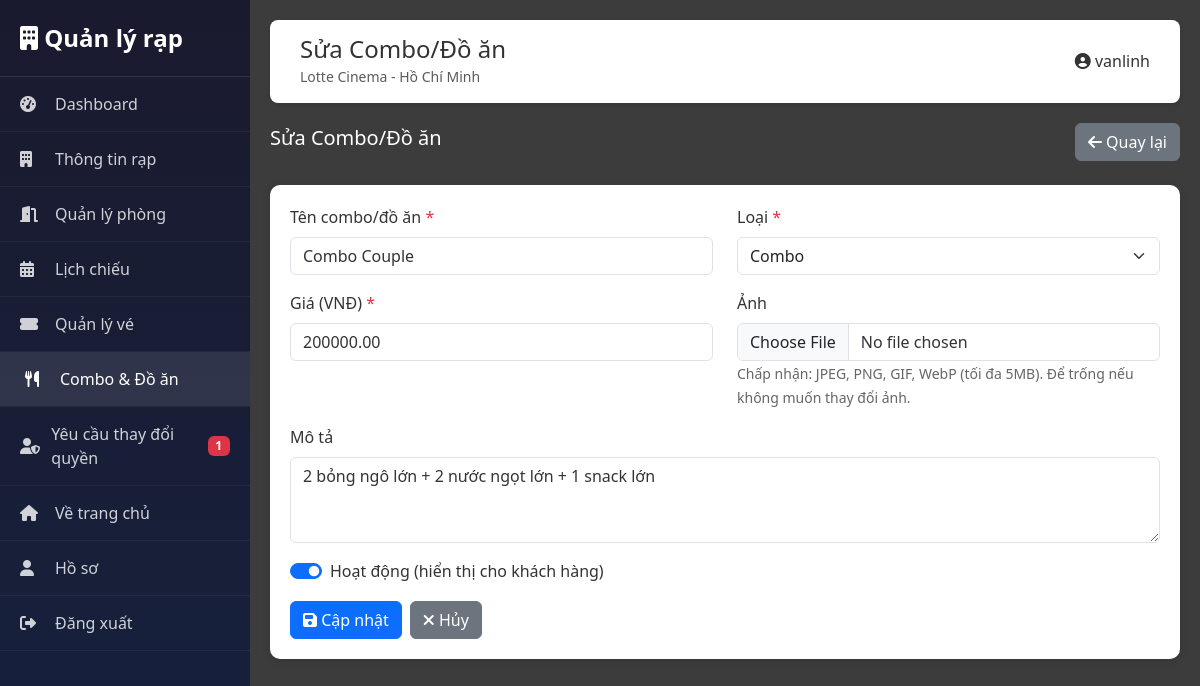
Page /?route=moderator/foodItemsEdit&id=18 (signed in) on the committed database.
### tables this page shows
CREATE TABLE `theaters` (
  `id` int(11) NOT NULL,
  `name` varchar(150) NOT NULL,
  `location` varchar(255) DEFAULT NULL,
  `phone` varchar(20) DEFAULT NULL,
  `created_at` timestamp NOT NULL DEFAULT current_timestamp(),
  `total_screens` int(11) DEFAULT 1,
  `address` text DEFAULT NULL,
  `is_active` tinyint(1) DEFAULT 1
);

CREATE TABLE `users` (
  `id` int(11) NOT NULL,
  `name` varchar(100) NOT NULL,
  `email` varchar(120) NOT NULL,
  `password` varchar(255) NOT NULL,
  `avatar` varchar(255) DEFAULT NULL,
  `birthdate` date DEFAULT NULL,
  `rank` enum('Bronze','Silver','Gold','Platinum') DEFAULT 'Bronze',
  `points` int(11) DEFAULT 0,
  `subscription_id` int(11) DEFAULT NULL,
  `status` enum('active','inactive','banned') DEFAULT 'active',
  `email_verified` tinyint(1) DEFAULT 0,
  `created_at` timestamp NOT NULL DEFAULT current_timestamp(),
  `updated_at` timestamp NOT NULL DEFAULT current_timestamp() ON UPDATE current_timestamp(),
  `role` enum('user','admin','moderator','manager') DEFAULT 'user',
  `theater_id` int(11) DEFAULT NULL,
  `is_active` tinyint(1) DEFAULT 1,
  `last_login` datetime DEFAULT NULL
);

CREATE TABLE `food_items` (
  `id` int(11) NOT NULL,
  `theater_id` int(11) DEFAULT NULL,
  `name` varchar(255) NOT NULL,
  `description` text DEFAULT NULL,
  `price` decimal(10,2) NOT NULL,
  `image` varchar(255) DEFAULT NULL,
  `type` enum('combo','snack','drink') DEFAULT 'combo',
  `is_active` tinyint(1) DEFAULT 1,
  `created_at` timestamp NOT NULL DEFAULT current_timestamp()
);

### modules/admin/ModeratorController.php (called while the page is built, shortened)
<?php
require_once __DIR__ . '/../../core/AdminMiddleware.php';
require_once __DIR__ . '/../../core/Database.php';
class ModeratorController extends Controller {
    private $theaterId;
    public function __construct() {
        $user = AdminMiddleware::checkAdmin();
        $this->theaterId = AdminMiddleware::getModeratorTheater($user['id']);
    }
    protected function moderatorView($view, $data = []) {
        extract($data);
        $current_page = $data['current_page'] ?? '';
        $title = $data['title'] ?? 'Quản lý rạp';
        $user = $data['user'] ?? AdminMiddleware::checkAdmin();
        $theaterId = $this->theaterId;
        $db = Database::getInstance();
        $theater = $db->fetch("SELECT * FROM theaters WHERE id = ?", [$theaterId]);
        require_once __DIR__ . '/views/moderator/' . $view . '.php';
        $content = ob_get_clean();
        require_once __DIR__ . '/views/moderator/layout.php';
    }
    public function foodItemsEdit() {
        $db = Database::getInstance();
        $user = AdminMiddleware::checkAdmin();
        $id = $_GET['id'] ?? null;
        $foodItem = $db->fetch("SELECT * FROM food_items WHERE id = ? AND theater_id = ?", [$id, $this->theaterId]);
        $this->moderatorView('food_items/edit', [
            'user' => $user,
            'foodItem' => $foodItem,
            'title' => 'Sửa Combo/Đồ ăn',
            'current_page' => 'food_items'
        ]);
    }
}

### index.php (called while the page is built, shortened)
<?php
require_once __DIR__ . '/core/UrlHelper.php';
$route = $_GET['route'] ?? 'home/index';
$parts = explode('/', $route);
$controllerMap = [
    'auth' => 'AuthController',
    'profile' => 'ProfileController',
    'moderator' => 'ModeratorController',
    'notifications' => 'NotificationController'
];
$firstPart = $parts[0];
$controllerName = null;
    if (isset($controllerMap[$firstPart])) {
    $controllerName = $controllerMap[$firstPart];
} else {
    $controllerName = ucfirst($firstPart) . 'Controller';
}
$action = '';
if (count($parts) >= 3) {
    $actionPart = $parts[2];
    $actionPart = str_replace('-', ' ', $actionPart);
    $actionPart = ucwords($actionPart);
    $actionPart = str_replace(' ', '', $actionPart);
    $action = $parts[1] . $actionPart;
} else {
    $action = $parts[1] ?? 'index';
}
try {
    $controller = new $controllerName();
    $controller->$action();
} catch (Exception $e) {
    error_log("Error in routing: " . $e->getMessage());
    error_log("Route: $route, Controller: $controllerName, Action: $action");
    error_log("Stack trace: " . $e->getTraceAsString());
    if ($controllerName !== 'HomeController') {
        $controllerName = 'HomeController';
        $controller = new $controllerName();
        $controller->index();
    } else {
        print_r($e);
        die('Error: Controller not found');
    }
}
?>

### core/Database.php (called while the page is built, shortened)
<?php
class Database {
    private static $instance = null;
    private $pdo;
    private $host = 'localhost';
    private $port = 3306;
    private $dbname = 'cinehub';
    private $username = 'root';
    private $password = '';
    private $charset = 'utf8mb4';
    private function __construct() {
        try {
            $dsn = "mysql:host={$this->host};port={$this->port};dbname={$this->dbname};charset={$this->charset}";
            $this->pdo = new PDO($dsn, $this->username, $this->password);
            $this->pdo->setAttribute(PDO::ATTR_ERRMODE, PDO::ERRMODE_EXCEPTION);
            $this->pdo->setAttribute(PDO::ATTR_DEFAULT_FETCH_MODE, PDO::FETCH_ASSOC);
        } catch(PDOException $e) {
            die("Lỗi kết nối database: " . $e->getMessage() .
                "<br><br>Vui lòng kiểm tra:<br>" .
                "1. MySQL đã được khởi động chưa?<br>" .
                "2. Database '{$this->dbname}' đã được tạo chưa?<br>" .
                "3. Password MySQL có đúng không? (hiện tại: " . ($this->password ?: 'rỗng') . ")<br>" .
                "4. Port MySQL có đúng không? (hiện tại: {$this->port})<br>" .
                "5. Nếu cần thay đổi password hoặc port, sửa file core/Database.php");
        }
    }
    public static function getInstance() {
        if (self::$instance === null) {
            self::$instance = new self();
        }
        return self::$instance;
    }
    public function query($sql, $params = []) {
        $stmt = $this->pdo->prepare($sql);
        $stmt->execute($params);
        return $stmt;
    }
    public function fetch($sql, $params = []) {
        return $this->query($sql, $params)->fetch();
    }
}
?>

### core/AdminMiddleware.php (called while the page is built, shortened)
<?php
require_once __DIR__ . '/Database.php';
require_once __DIR__ . '/../modules/user/UserModel.php';
class AdminMiddleware {
    public static function checkAdmin() {
        $userModel = new UserModel();
        $user = $userModel->getById($_SESSION['user_id']);
        return $user;
    }
    public static function isModerator($userId) {
        $userModel = new UserModel();
        $user = $userModel->getById($userId);
        if (isset($user['role']) && $user['role'] === 'moderator') {
            return true;
        }
    }
}
?>

### modules/user/UserModel.php (called while the page is built, shortened)
<?php
require_once __DIR__ . '/../../core/Database.php';
class UserModel {
    private $db;
    public function __construct() {
        $this->db = Database::getInstance();
    }
    public function getById($id) {
        $user = $this->db->fetch("SELECT * FROM users WHERE id = ?", [$id]);
        if ($user) {
            try {
                $user['roles'] = $this->getUserRoles($id);
            } catch (Exception $e) {
                $user['roles'] = [];
            }
        }
        return $user;
    }
    public function getUserRoles($userId) {
        try {
            return $this->db->fetchAll("
                SELECT r.* FROM roles r
                JOIN user_roles ur ON r.id = ur.role_id
                WHERE ur.user_id = ?
            ", [$userId]);
        } catch (Exception $e) {
            return [];
        }
    }
}
?>

### core/UrlHelper.php (called while the page is built, shortened)
<?php
class UrlHelper {
    private static $baseUrl = null;
    public static function getBaseUrl() {
        $configFile = __DIR__ . '/../config.php';
        if (defined('PUBLIC_BASE_URL') && defined('AUTO_DETECT_PUBLIC_URL') && !AUTO_DETECT_PUBLIC_URL) {
            $appPath = defined('APP_PATH') ? APP_PATH : '/DuAn1';
            if (strpos(PUBLIC_BASE_URL, $appPath) !== false) {
                self::$baseUrl = rtrim(PUBLIC_BASE_URL, '/');
            } else {
                self::$baseUrl = rtrim(PUBLIC_BASE_URL, '/') . $appPath;
            }
            return self::$baseUrl;
        }
        $protocol = (isset($_SERVER['HTTPS']) && $_SERVER['HTTPS'] === 'on' ||
                     (isset($_SERVER['HTTP_X_FORWARDED_PROTO']) && $_SERVER['HTTP_X_FORWARDED_PROTO'] === 'https'))
                    ? "https" : "http";
        $host = $_SERVER['HTTP_HOST'] ?? 'localhost';
        $scriptName = $_SERVER['SCRIPT_NAME'] ?? '/index.php';
        $appPath = dirname($scriptName);
        self::$baseUrl = $protocol . "://" . $host . $appPath;
        return self::$baseUrl;
    }
}

### modules/admin/views/moderator/food_items/edit.php (the view, shortened to what this page needs)
<div class="d-flex justify-content-between align-items-center mb-4">
    <h5>Sửa Combo/Đồ ăn</h5>
    <a href="?route=moderator/foodItems" class="btn btn-secondary">
        <i class="fas fa-arrow-left"></i> Quay lại
    </a>
</div>
<div class="stat-card">
    <form method="POST" action="?route=moderator/foodItemsUpdate" enctype="multipart/form-data">
        <div class="row">
            <div class="col-md-6 mb-3">
                <label for="name" class="form-label">Tên combo/đồ ăn <span class="text-danger">*</span></label>
                <input type="text" class="form-control" id="name" name="name" value="<?php echo htmlspecialchars($foodItem['name']); ?>" required>
            </div>
            <div class="col-md-6 mb-3">
                <label for="type" class="form-label">Loại <span class="text-danger">*</span></label>
                <select class="form-select" id="type" name="type" required>
                    <option value="combo" <?php echo $foodItem['type'] === 'combo' ? 'selected' : ''; ?>>Combo</option>
                </select>
            </div>
            <div class="col-md-6 mb-3">
                <label for="price" class="form-label">Giá (VNĐ) <span class="text-danger">*</span></label>
                <input type="number" class="form-control" id="price" name="price" value="<?php echo $foodItem['price']; ?>" min="0" step="1000" required>
            </div>
            <div class="col-md-6 mb-3">
                <label for="image" class="form-label">Ảnh</label>
                <input type="file" class="form-control" id="image" name="image" accept="image/*">
                <small class="text-muted">Chấp nhận: JPEG, PNG, GIF, WebP (tối đa 5MB). Để trống nếu không muốn thay đổi ảnh.</small>
            </div>
            <div class="col-12 mb-3">
                <label for="description" class="form-label">Mô tả</label>
                <textarea class="form-control" id="description" name="description" rows="3" placeholder="Mô tả chi tiết về combo/đồ ăn..."><?php echo htmlspecialchars($foodItem['description'] ?? ''); ?></textarea>
            </div>
            <div class="col-12 mb-3">
                <div class="form-check form-switch">
                    <input class="form-check-input" type="checkbox" id="is_active" name="is_active" value="1" <?php echo $foodItem['is_active'] ? 'checked' : ''; ?>>
                    <label class="form-check-label" for="is_active">
                        Hoạt động (hiển thị cho khách hàng)
                    </label>
                </div>
            </div>
        </div>
        <div class="d-flex gap-2">
            <button type="submit" class="btn btn-primary">
                <i class="fas fa-save"></i> Cập nhật
            </button>
            <a href="?route=moderator/foodItems" class="btn btn-secondary">
                <i class="fas fa-times"></i> Hủy
            </a>
        </div>
    </form>
</div>

### modules/admin/views/moderator/layout.php (shortened to what this page needs)
<!DOCTYPE html>
<html lang="vi">
<head>
    <link href="https://cdn.jsdelivr.net/npm/bootstrap@5.3.0/dist/css/bootstrap.min.css" rel="stylesheet">
    <link rel="stylesheet" href="https://cdnjs.cloudflare.com/ajax/libs/font-awesome/6.4.0/css/all.min.css">
    <?php
    $baseUrl = UrlHelper::getBaseUrl();
    ?>
    <link rel="stylesheet" href="<?php echo htmlspecialchars($baseUrl); ?>/style.css?v=<?php echo time(); ?>">
</head>
<body>
    <div class="moderator-sidebar">
        <div class="sidebar-brand">
            <i class="fas fa-building"></i> Quản lý rạp
        </div>
        <ul class="sidebar-menu">
            <li><a href="?route=moderator/index" class="<?php echo ($current_page ?? '') === 'dashboard' ? 'active' : ''; ?>">
                <i class="fas fa-tachometer-alt"></i> Dashboard
            </a></li>
            <li><a href="?route=moderator/theater" class="<?php echo ($current_page ?? '') === 'theater' ? 'active' : ''; ?>">
                <i class="fas fa-building"></i> Thông tin rạp
            </a></li>
            <li><a href="?route=moderator/screens" class="<?php echo ($current_page ?? '') === 'screens' ? 'active' : ''; ?>">
                <i class="fas fa-door-open"></i> Quản lý phòng
            </a></li>
            <li><a href="?route=moderator/showtimes" class="<?php echo ($current_page ?? '') === 'showtimes' ? 'active' : ''; ?>">
                <i class="fas fa-calendar-alt"></i> Lịch chiếu
            </a></li>
            <li><a href="?route=moderator/tickets" class="<?php echo ($current_page ?? '') === 'tickets' ? 'active' : ''; ?>">
                <i class="fas fa-ticket-alt"></i> Quản lý vé
            </a></li>
            <li><a href="?route=moderator/foodItems" class="<?php echo ($current_page ?? '') === 'food_items' ? 'active' : ''; ?>">
                <i class="fas fa-utensils"></i> Combo & Đồ ăn
            </a></li>
            <li><a href="?route=moderator/permissionRequests" class="<?php echo ($current_page ?? '') === 'permission_requests' ? 'active' : ''; ?>">
                <i class="fas fa-user-shield"></i> Yêu cầu thay đổi quyền
                <?php
                try {
                    $db = Database::getInstance();
                    $pendingCount = $db->fetch("
                        SELECT COUNT(*) as count
                        FROM moderator_permission_requests
                        WHERE theater_id = ? AND status = 'pending'
                    ", [$theaterId])['count'] ?? 0;
                    if ($pendingCount > 0):
                ?>
                    <span class="badge bg-danger ms-2"><?php echo $pendingCount; ?></span>
                <?php endif; } catch (Exception $e) {} ?>
            </a></li>
            <li><a href="http://localhost/DuAn1/">
                <i class="fas fa-home"></i> Về trang chủ
            </a></li>
            <li><a href="?route=profile/index">
                <i class="fas fa-user"></i> Hồ sơ
            </a></li>
            <li><a href="?route=auth/logout">
                <i class="fas fa-sign-out-alt"></i> Đăng xuất
            </a></li>
        </ul>
    </div>
    <div class="moderator-main">
        <div class="moderator-header">
            <div class="d-flex justify-content-between align-items-center">
                <div>
                    <h4 class="mb-0"><?php echo $title ?? 'Quản lý rạp'; ?></h4>
                    <?php if (isset($theater)): ?>
                        <small class="text-muted"><?php echo htmlspecialchars($theater['name']); ?> - <?php echo htmlspecialchars($theater['location'] ?? ''); ?></small>
                    <?php endif; ?>
                </div>
                <div class="d-flex align-items-center gap-3">
                    <span><i class="fas fa-user-circle"></i> <?php echo htmlspecialchars($user['name'] ?? 'Moderator'); ?></span>
                </div>
            </div>
        </div>
        <?php echo $content; ?>
    </div>
</body>
</html>

### rows in the picture
theaters: name "Lotte Cinema", location "Hồ Chí Minh"
users: name "vanlinh"
food_items: name "Combo Couple", type "Combo", price "200000.00", description "2 bỏng ngô lớn + 2 nước ngọt lớn + 1 snack lớn", is_active "☑"

### other values in the picture
$pendingCount "1"
$title "Sửa Combo/Đồ ăn"
